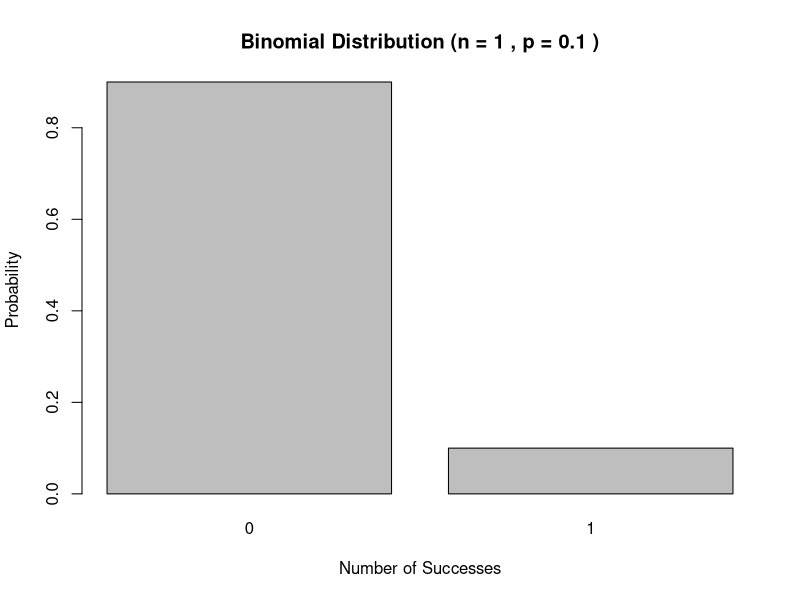
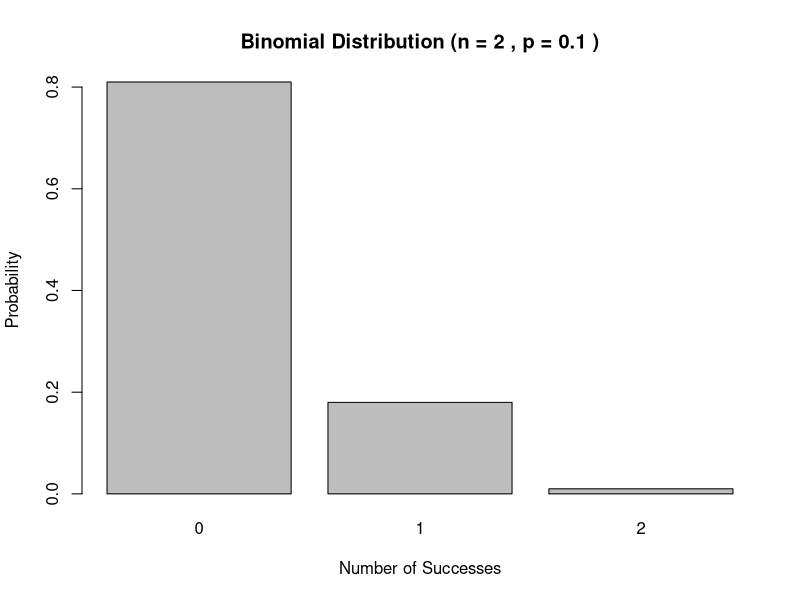
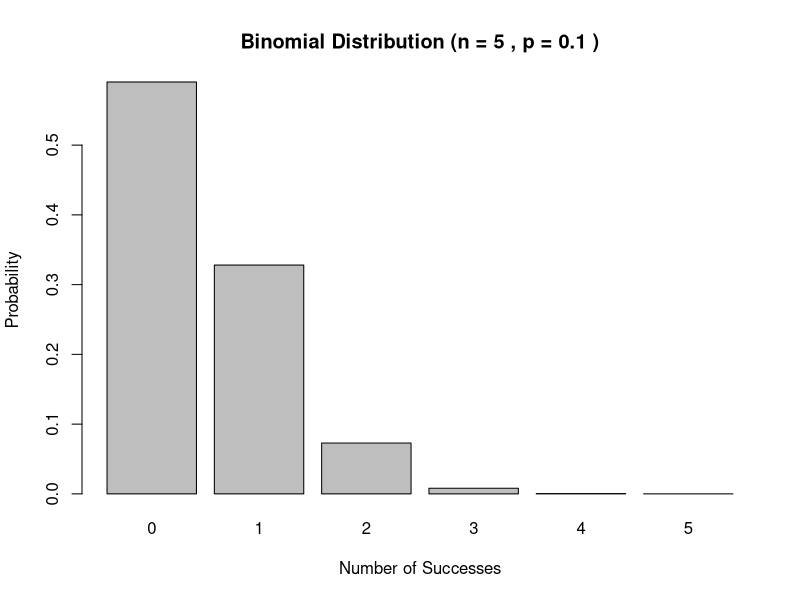
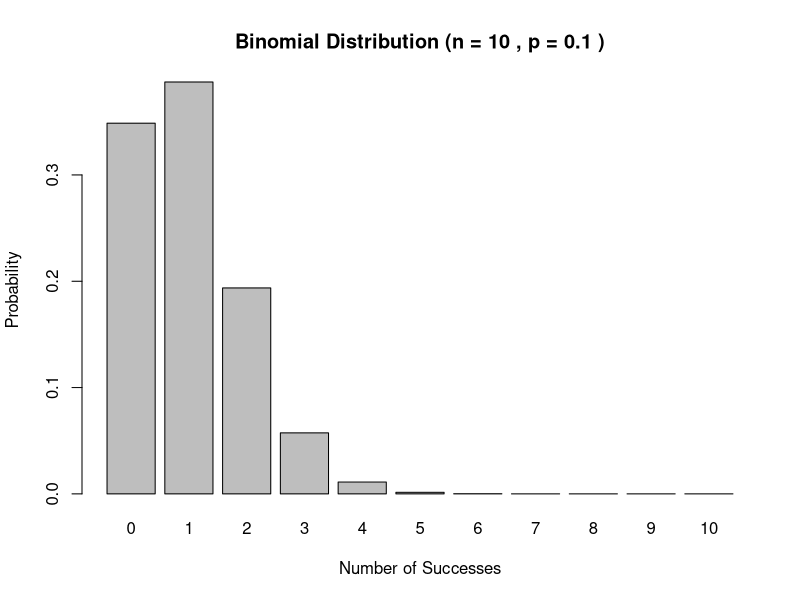
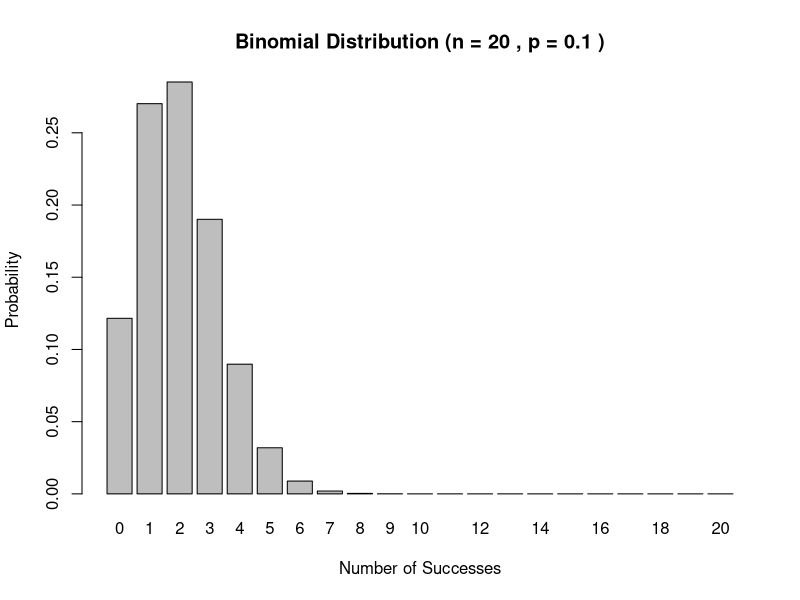
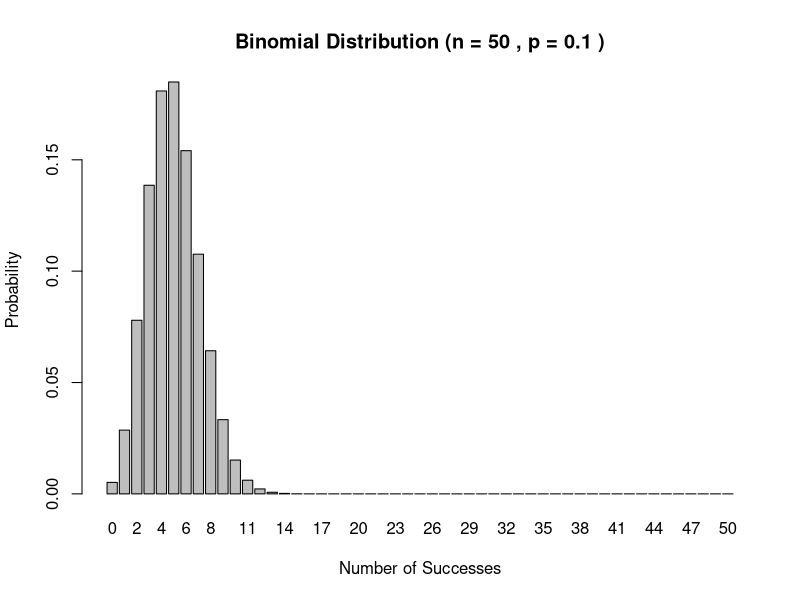
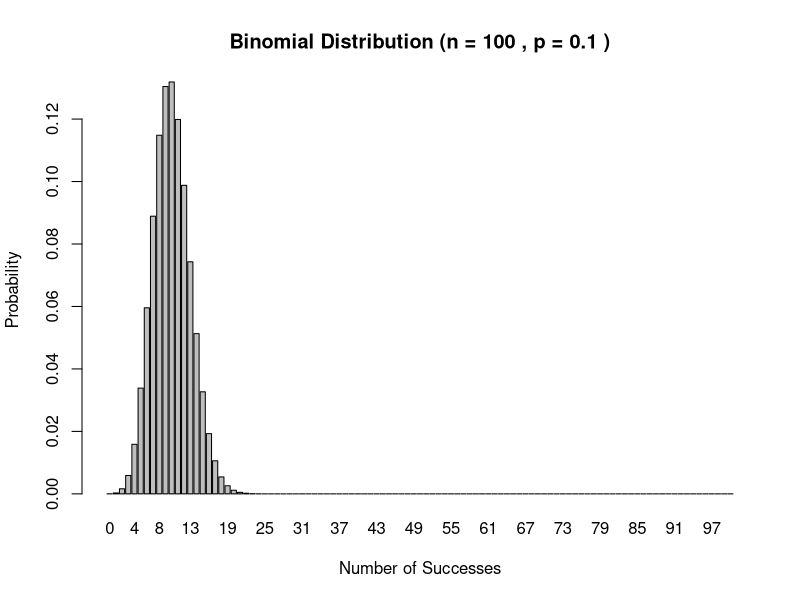
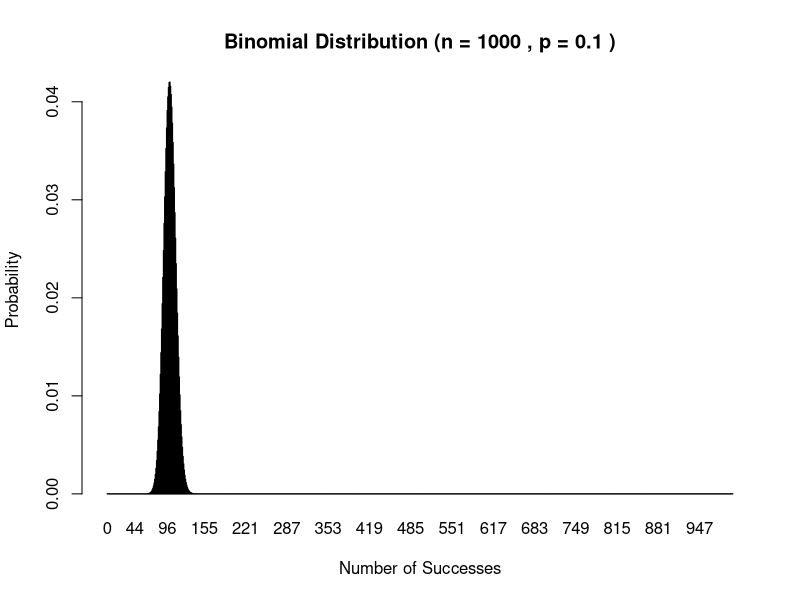

Recreate these plots in R, in order.
nlist = c(1,2,5,10,20,50,100,1000)
p = 0.1

for (n in nlist) {
  k = 0:n
  f = dbinom(k, size=n, prob=p)
  barplot(f, names=k, xlab = "Number of Successes", ylab = "Probability", 
          main = paste("Binomial Distribution (n =", n, ", p =", p, ")"))
  readline()
}

# Rescaled sequence
nlist <- c(1,2,5,10,20,50,100,1000)
p     <- 0.1 
zmax  <- 5

for (n in nlist) {
  k  <- 0:n
  z  <- (k - n*p)/sqrt(n*p*(1-p))
  zi <- (abs(z)<=zmax)
  f  <- dbinom(k,n,p)
  barplot(f[zi], xlab="Scaling Variable z", ylab="Probability",
          main=paste("Binomial Distribution, p=",p," n=",n))
  readline()
}